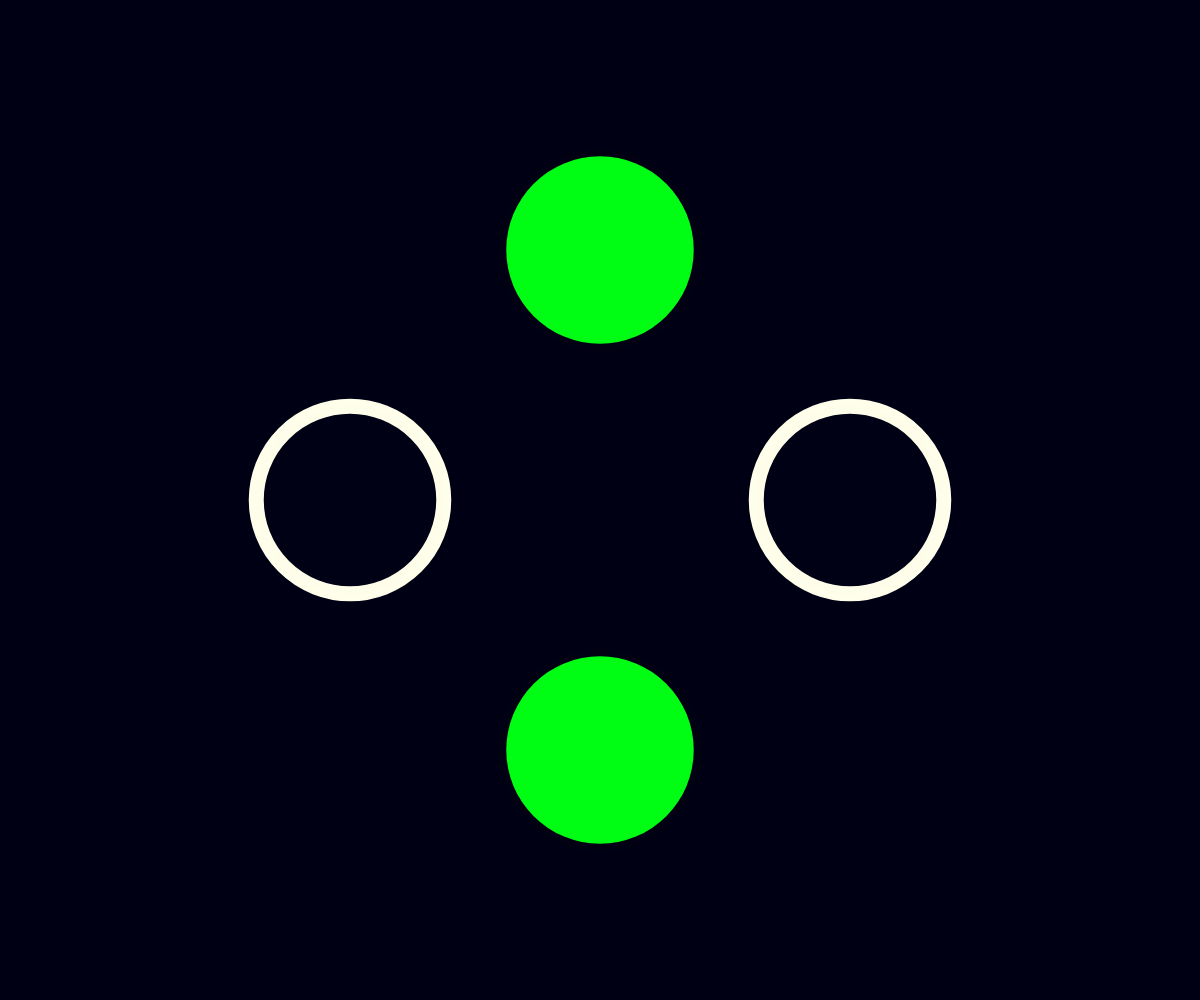
Frame 1 (no input)
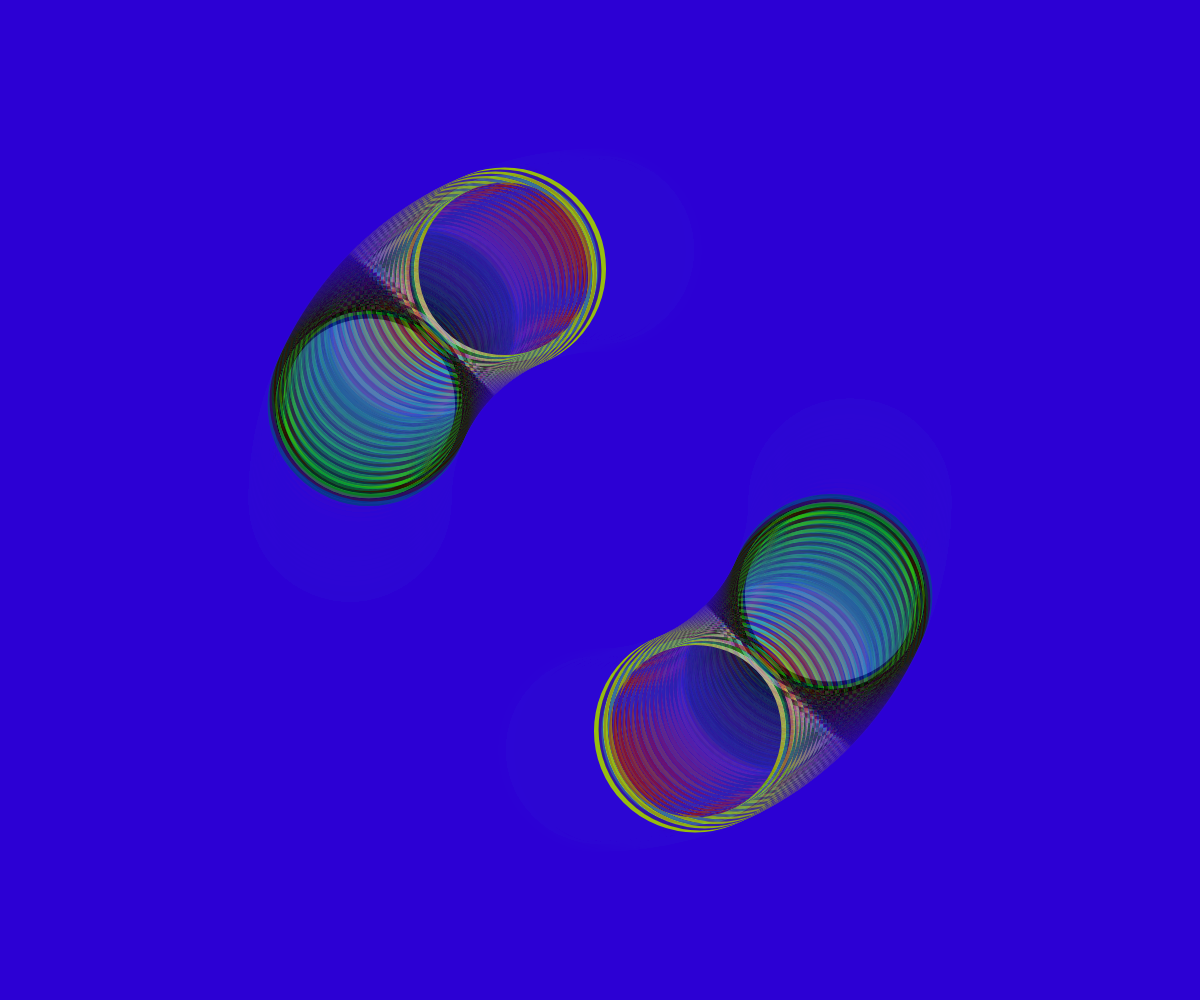
Frame 60 (no input)
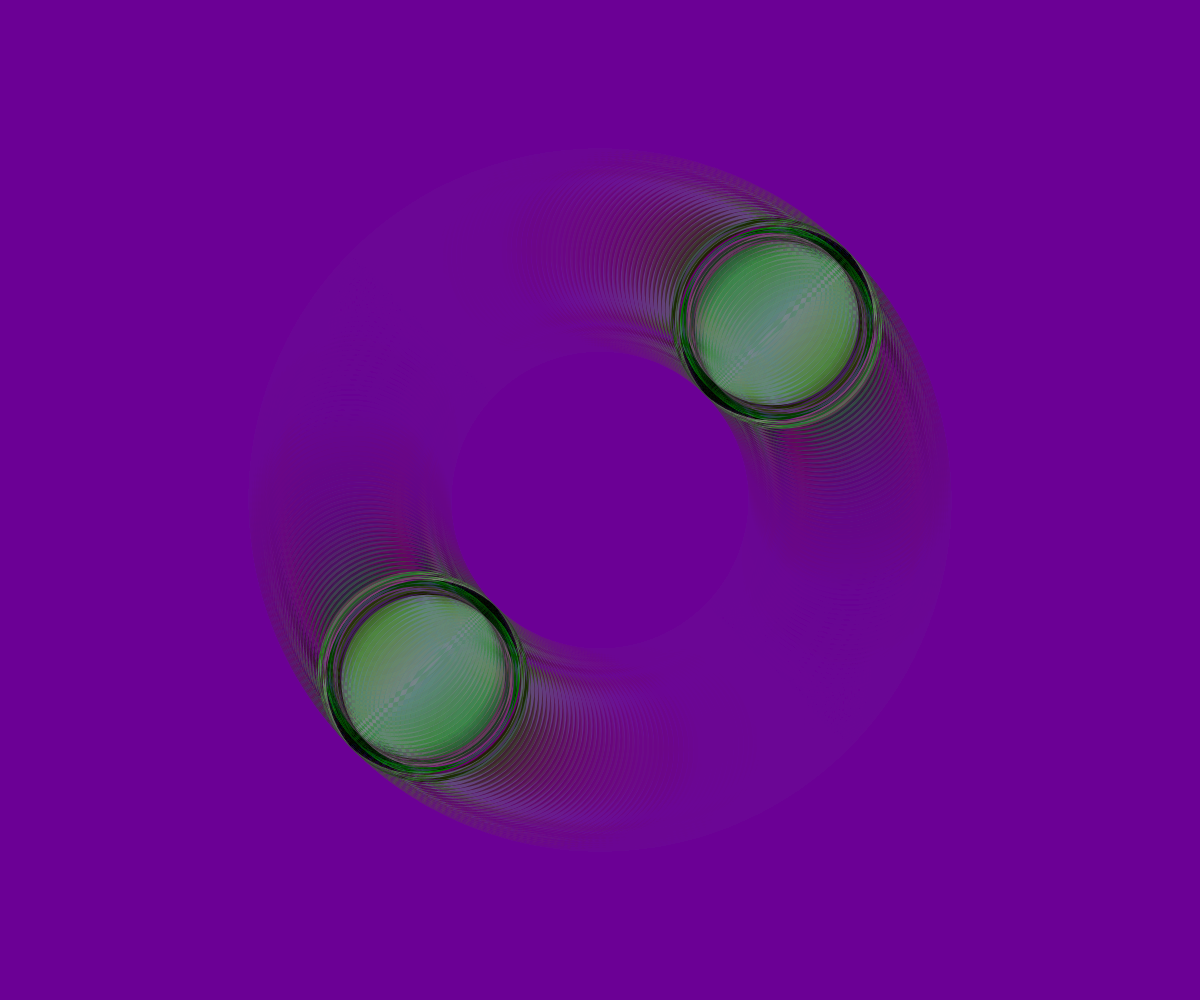
Frame 120 (the mouse pressed at the canvas centre since frame 60)

The p5.js sketch that drew these frames (run headless with seeded random() and noise() and a simulated clock; from frame 60 on, the mouse is pressed at the canvas centre):

// p5.js sketch
// ── sketch.js
let angle = 0;
let cval = 0;
let direction = 1; 

function setup() {
  createCanvas(windowWidth, windowHeight);
  noFill();
  stroke(255);
  background(0);
}

function windowResized() {
  resizeCanvas(windowWidth, windowHeight);
  background(0);
  rectMode(CENTER)
}

function draw() {
  blendMode(BLEND);
  background(cval, 0, 255 - cval, 20);
  blendMode(DIFFERENCE);
  
  // Update color over time
  // Update cval smoothly between 0 and 255
  cval += direction;
  if (cval >= 255 || cval <= 0) {
    direction *= -1; // Reverse direction when hitting limits
  }


  // the origin to the center of the canvas, this is now (0,0)
  translate(width / 2, height / 2);
  
  // create a minimum dimension proportional to canvas
  let minDimension = min(width, height);

  strokeWeight(minDimension * 0.015);

  let radius = minDimension * 0.25;
  // xpos & ypos is changing from -1 to 1
  // and multiplying by the radius inserts space between the circle 
  // and the origin
  let x = sin(angle) * radius; 
  let y = cos(angle) * radius;
  fill(0,cval,0)
  stroke(255-cval)
  circle(-y, -x, radius * 0.75);
  circle(y, x, radius * 0.75);
  fill(0,255-cval,0)
  stroke(cval)
  circle(-x, -y, radius * 0.75);
  circle(x, y, radius * 0.75);
  

  angle += 0.02;
}
